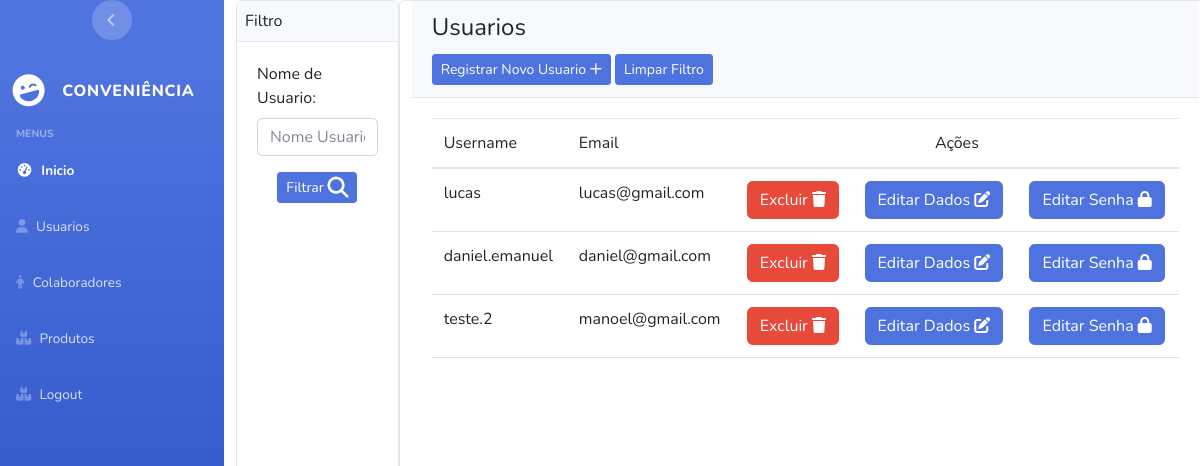
Page /main_menu_user (signed in) on the earlier database version.
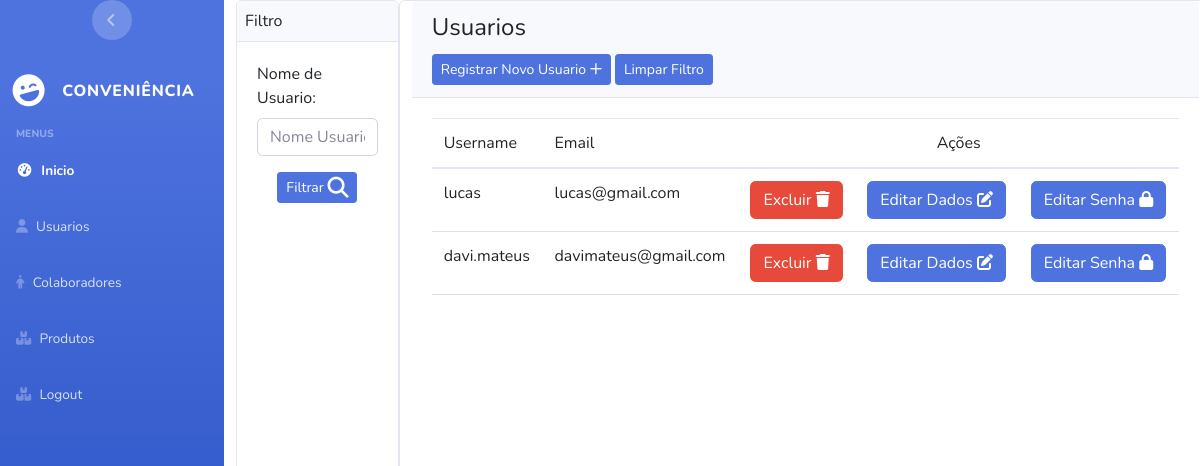
Same page on the later database version.
### apps/User/models.py (models this page shows, shortened)
class User(AbstractUser):
     email = models.EmailField(unique=True)
     username = models.CharField(unique=True, max_length=255)

### apps/User/views.py (the view)
# urls.py: path('main_menu_user',views.main_menu_user,name="main_menu_user"),
@user_passes_test(lambda user: user.is_superuser,login_url='user:page_not_found')
@login_required(login_url="login_system")
def main_menu_user(request,username_to_filter = None):
    users = None
    if not username_to_filter:
        users = User.objects.all()
    else:
       users =  User.objects.filter(username__startswith=username_to_filter)
    return render(request,'user/main_menu_users.html',{'users':users,'findByUsernameForm':findByUsernameForm})

### templates/user/main_menu_users.html (shortened to what this page needs)
{% extends 'base.html' %}
{% block content %}
<div class="d-flex flex-row vh-100">
<div class="card">
  <div class="card-header p-2">
    Filtro
  </div>
  <div class="card-body">
    <form action="{% url 'user:main_menu_user_with_filter' %}" method="post">
      {{ findByUsernameForm }}
       <div class="d-flex justify-content-center mt-3">
        <button type="submit" class="btn btn-fill btn-primary btn-sm">
        Filtrar
      </button>
      </div>
    </form>
    </div>
</div>
<div class="card col-10">
  <div class="card-header">
    <h4 class="card-title">Usuarios</h4>
    <td class="px-1"><a href="{% url 'user:save_user' %}" class="btn btn-primary btn-sm">Registrar Novo Usuario
      <i class="fa-regular fa-plus"></i>
      <td class="px-1"><a href="{% url 'user:main_menu_user' %}" class="btn btn-primary btn-sm ms-1">Limpar Filtro</a></td>
    </a>
    </td>
  </div>
  <div class="card-body">
    <div class="table-responsive">
      <table class="table" id="">
        <thead class="text-primary">
          <tr>
            <th>Username</th>
            <th>Email</th>
            <th colspan="3" style="text-align: center;">Ações</th>
          </tr>
        </thead>
        <tbody>
          {% for user in users %}
            {% if user.is_staff %}
              <tr>
                <th>{{ user.username }}</th>
                <th>{{ user.email }}</th>
                <th><a type="submit" class="btn btn-danger" onclick="return confirm('Deseja realmente Excluir?')" href="{% url 'user:erase_user' user.id %}">Excluir
                  <i class="fa-sharp fa-solid fa-trash"></i>
                </a></th>
                <th><a type="submit" class="btn btn-primary" href="{% url 'user:update_user' user.id %}">Editar Dados
                  <i class="fa-solid fa-pen-to-square"></i>
                </a></th>
                <th><a type="submit" class="btn btn-primary" href="{% url 'user:update_user_password' user.id %}">Editar Senha
                  <i class="fa-solid fa-lock"></i>
                </a></th>
              </tr>
              {% endif %}
          {% endfor %}
        </tbody>
      </table>
    </div>
  </div>
</div>
</div>
{% endblock content %}

Differences in the rows shown:
removed User: username "daniel.emanuel", email "daniel@gmail.com"
removed User: username "teste.2", email "manoel@gmail.com"
added User: username "davi.mateus", email "davimateus@gmail.com"
